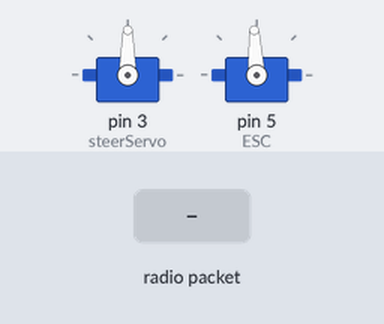
A sketch run on a simulated Arduino Nano, built with avr-gcc and run on an emulated ATmega328P. Parts: 2 × servo. Inputs (shaded band) come from the test bench. No radio packets arrive unless stated; what the sketch prints to the serial monitor is not drawn.

Above: at 1.2 s.
1.3 s: radio packet "5" arrives
At 2.5 s:
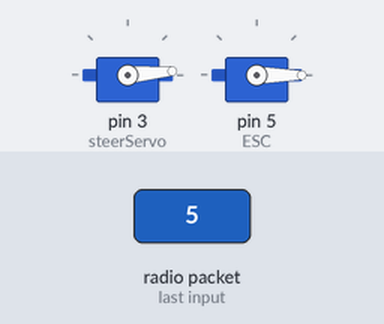
2.8 s: radio packet "90" arrives
At 4.0 s:
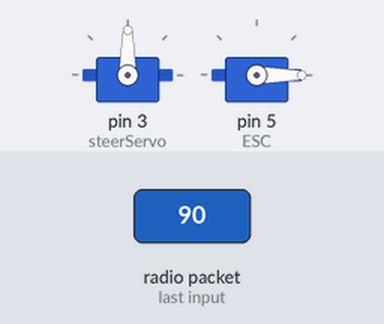
4.3 s: radio packet "200" arrives
At 4.9 s:
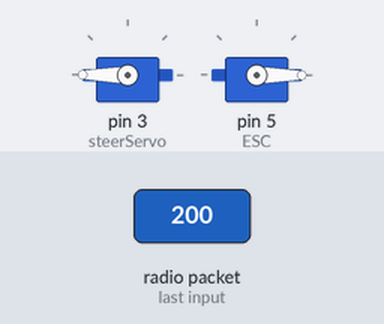
Timing chart, 0 to 7.3 s (numbered marks = the images above; inputs shaded):
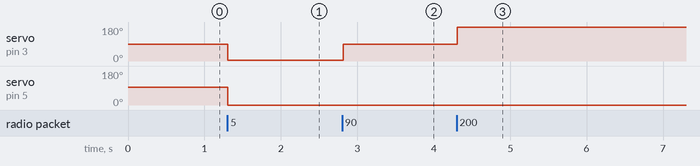

The sketch:

Car.ino
```cpp
#include <SPI.h>
#include "RF24.h"
#include <nRF24L01.h>
#include <RF24_config.h>
#include <Servo.h>

class parseval {                                                              // The following class parses the integer value from the
																			  //int val;
																			  // incoming string
public:
	int Update(String temp, int startIndex, int EndIndex) {
		String temp2 = temp.substring(startIndex + 1, EndIndex);
		return temp2.toInt();
	}
};

int find(String inString, String identifier, int num) {                         // This function will search for and return the starting and
	int index[5];                                                          // ending index number for the sensor value from incoming string.
	index[0] = inString.indexOf(identifier);                                    // Values from this function are refered to the 'parseval'
	for (unsigned int i = 1; i <= sizeof(index[5]); i++) {                          // class
		index[i] = inString.indexOf(identifier, index[i - 1] + 1);
	}
	return index[num];
}

//To calculate communication speed
int timingCounter;
unsigned long int startingMillis;


//Create instances to parse from incoming data
parseval drive;
parseval steer;
parseval isReverse;
Servo steerServo;
Servo ESC;

//Settings for Radio communication
const uint64_t receiverAddr = 0xcbde079c3e;
const uint64_t senderAddr = 0xcbde079c3d;
RF24 radio(9, 10);

// the setup function runs once when you press reset or power the board
void setup() {
	Serial.begin(115200);

	radio.begin();
	radio.openReadingPipe(1, receiverAddr);
	radio.openWritingPipe(senderAddr);
	radio.setPALevel(RF24_PA_MAX);
	Serial.println("PA Level = " + String(radio.getPALevel()));
	radio.startListening();

	//Starting timing counter
	startingMillis = millis();

	steerServo.attach(3);
	ESC.attach(5);
	//pinMode(5, OUTPUT);
	steerServo.write(90);
	ESC.writeMicroseconds(1500);
	Serial.println("Receiver Initialised");
}

// the loop function runs over and over again until power down or reset
void loop() {
	//Serial.println("Waiting for incoming data");
	char text[32];


	//Keep on writing until responce is recieved


	do
	{
		delay(20);
		char abc[] = "Ready";
		radio.stopListening();
		bool isWritten = radio.write(&abc, sizeof(abc));
		radio.startListening();
		if (isWritten) { /*Serial.println("Successfully written: Ready");*/ }
	} while (!radio.available());


	//Read the recieved value

	radio.read(&text, sizeof(text));

	//To ensure data is recieved.
	if (text[0] != 0) {
		//Serial.println("Recieved: " + String(text));
		timingCounter++;  //Counter increases if a successful transaction of data occurs.
	}
	/*
	if (isReverse.Update(text, find(text, "R", 0), find(text, "/", 1)) == 1) {
		ESC.writeMicroseconds(1000);
		delay(20);
		ESC.writeMicroseconds(1000);
		delay(20);
		ESC.writeMicroseconds(1500);
	}*/

	int driveVal = drive.Update(text, find(text, "f", 0), find(text, "/", 0));
	//Serial.println(driveVal);
	int steerVal = steer.Update(text, find(text, "y", 0), find(text, "/", 1));
	//Serial.println(steerVal);
	steerServo.write(steerVal);
	//analogWrite(5, driveVal);
	ESC.writeMicroseconds(driveVal);
	//Calculating successful communication rate

	if (timingCounter >= 1000) {
	    double temp = (millis() - startingMillis)/1000;
		Serial.println("Communication rate = " + String(timingCounter / temp) + "Hz");
		timingCounter = 0;
		startingMillis = millis();
		//delay(5000);
	}


}
```

Measured:
- after the input at 1.3 s, servo on pin 3 (steerServo): 90° → 5° at once; servo on pin 5 (ESC): 93° → 0° at once
- after the input at 2.8 s, servo on pin 3 (steerServo): 5° → 90° at once
- after the input at 4.3 s, servo on pin 3 (steerServo): 90° → 180° at once
